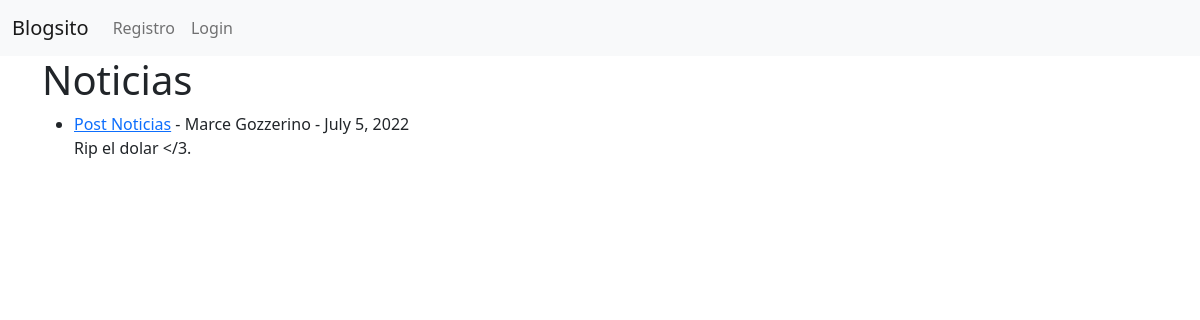
Page /categoria/noticias/ on the committed database.
### vlog/models.py (models this page shows, shortened)
class Post(models.Model):
    titulo = models.CharField(max_length=255)
    etiqueta = models.CharField(max_length=255)
    autor = models.ForeignKey(User, on_delete=models.CASCADE)
    cuerpo = models.TextField()
    fecha = models.DateField(auto_now_add=True)
    categoria = models.CharField(max_length=255, default='Sin Categorizar')

### vlog/views.py (the view)
# urls.py: path('categoria/<str:cat>/', CategoriaVista, name='categoria'),
def CategoriaVista(request, cat):
    categoria_posts = Post.objects.filter(categoria=cat)
    return render(request, 'categoriasV.html', {'cat': cat.title(), 'categoria_posts': categoria_posts })

### vlog/templates/categoriasV.html (shortened to what this page needs)
{% extends 'base.html' %}
{% block content %}
{% if categoria_posts %}
<h1>{{ cat }}</h1>
<ul>
{% for post in categoria_posts %}
    <li><a href="{% url 'ArticuloDetallado' post.pk %}">{{ post.titulo }}</a>
    -
    {{ post.autor.first_name }}
    {{ post.autor.last_name }} - {{ post.fecha }}</br>
    {{ post.cuerpo|slice:":200"}}</li>
{% endfor %}
{% else %}
Lo lamento, esa categoría no existe.
{% endif %}
</ul>
{% endblock %}

### rows in the picture
Post: titulo "Post Noticias", autor.first_name "Marce", autor.last_name "Gozzerino", fecha "July 5, 2022", cuerpo "Rip el dolar </3."

### other values in the picture
{{ cat }} "Noticias"
